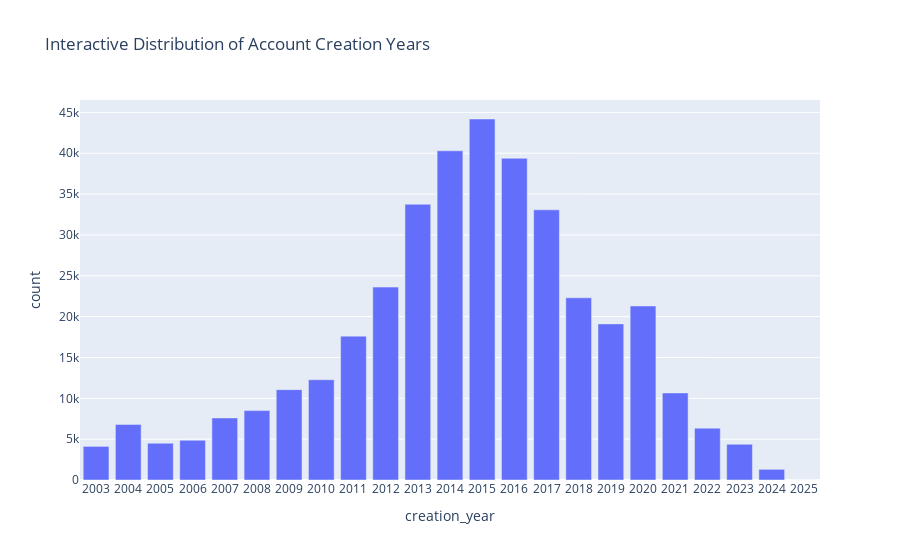

Notebook code cell kept with this figure:
### Markdown cell above
### Q4: Create an interactive plot
Create an interactive plot using plotly. Your plot can be a previously asked question or a new question, however explain how this interaction strengthen what you want to communicate with your audience.

### Code cell
# Drop rows with NaN in 'creation_year' for plotting
creation_year_data_plotly = df.dropna(subset=['creation_year'])

# Count the occurrences of each creation year
creation_year_counts = creation_year_data_plotly['creation_year'].value_counts().sort_index().reset_index()
creation_year_counts.columns = ['creation_year', 'count']

# Create an interactive bar plot using Plotly Express
fig = px.bar(creation_year_counts,
             x='creation_year',
             y='count',
             title='Interactive Distribution of Account Creation Years')

# Update x-axis to display years as integers
fig.update_layout(xaxis = dict(tickmode = 'linear'))

fig.show()

### Figure 1 — Plotly figure (JSON) as saved in the notebook; plotly's stock layout.template omitted (floating-point values rounded to 4 significant figures)
{"data": [{"hovertemplate": "creation_year=%{x}<br>count=%{y}<extra></extra>", "legendgroup": "", "marker": {"color": "#636efa", "pattern": {"shape": ""}}, "name": "", "orientation": "v", "showlegend": false, "textposition": "auto", "type": "bar", "x": [2003.0, 2004.0, 2005.0, 2006.0, 2007.0, 2008.0, 2009.0, 2010.0, 2011.0, 2012.0, 2013.0, 2014.0, 2015.0, 2016.0, 2017.0, 2018.0, 2019.0, 2020.0, 2021.0, 2022.0, 2023.0, 2024.0, 2025.0], "xaxis": "x", "y": [4114, 6806, 4503, 4861, 7599, 8495, 11060, 12274, 17609, 23612, 33748, 40297, 44188, 39375, 33069, 22300, 19110, 21303, 10659, 6349, 4376, 1306, 1], "yaxis": "y"}], "layout": {"barmode": "relative", "legend": {"tracegroupgap": 0}, "title": {"text": "Interactive Distribution of Account Creation Years"}, "xaxis": {"anchor": "y", "domain": [0, 1], "tickmode": "linear", "title": {"text": "creation_year"}}, "yaxis": {"anchor": "x", "domain": [0, 1], "title": {"text": "count"}}}}
